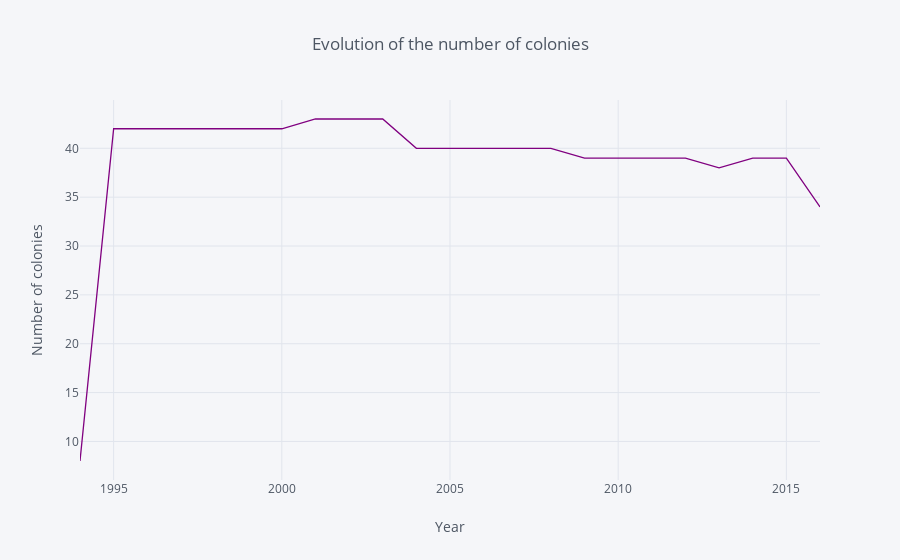

Notebook code for this chart:
### Markdown cell above
The correlation is low between the production of honey and the use of Neonic pesticides (11%)

### Code cell
evo_col = data.groupby("year", as_index=False).agg({'numcol':'count'})
evo_col.iplot(x='year', xTitle='Year', color='purple',
           yTitle='Number of colonies', title='Evolution of the number of colonies')

### Figure 1 — Plotly figure (JSON) as saved in the notebook; plotly's stock layout.template omitted (floating-point values rounded to 4 significant figures)
{"data": [{"line": {"color": "rgba(128, 0, 128, 1.0)", "dash": "solid", "shape": "linear", "width": 1.3}, "mode": "lines", "name": "numcol", "text": "", "type": "scatter", "uid": "eaa3a742-4433-11ea-8a42-4c348862c0db", "x": [1994, 1995, 1996, 1997, 1998, 1999, 2000, 2001, 2002, 2003, 2004, 2005, 2006, 2007, 2008, 2009, 2010, 2011, 2012, 2013, 2014, 2015, 2016], "y": [8, 42, 42, 42, 42, 42, 42, 43, 43, 43, 40, 40, 40, 40, 40, 39, 39, 39, 39, 38, 39, 39, 34]}], "layout": {"legend": {"bgcolor": "#F5F6F9", "font": {"color": "#4D5663"}}, "paper_bgcolor": "#F5F6F9", "plot_bgcolor": "#F5F6F9", "title": "Evolution of the number of colonies", "titlefont": {"color": "#4D5663"}, "xaxis": {"gridcolor": "#E1E5ED", "showgrid": true, "tickfont": {"color": "#4D5663"}, "title": "Year", "titlefont": {"color": "#4D5663"}, "zerolinecolor": "#E1E5ED"}, "yaxis": {"gridcolor": "#E1E5ED", "showgrid": true, "tickfont": {"color": "#4D5663"}, "title": "Number of colonies", "titlefont": {"color": "#4D5663"}, "zerolinecolor": "#E1E5ED"}}}
